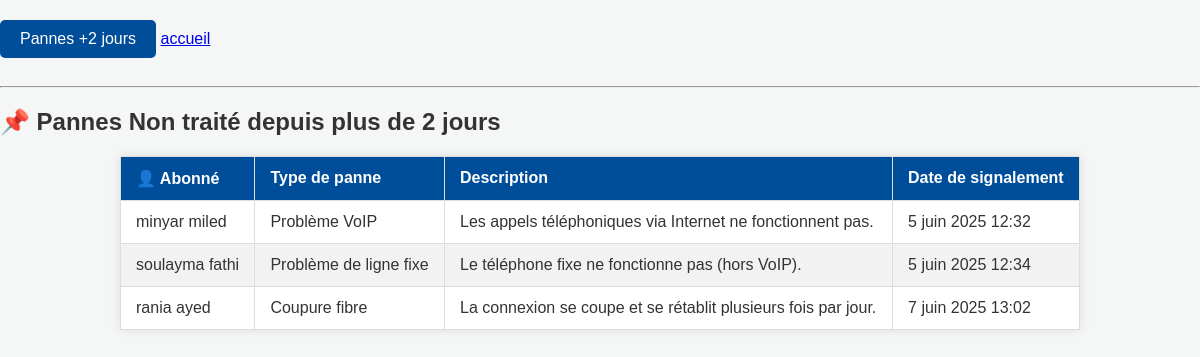
Page /pannes/plus2j/ on the committed database.
### airponFtth/models.py (models this page shows, shortened)
class Panne(models.Model):
    abonne = models.ForeignKey(Abonne, on_delete=models.CASCADE, related_name='pannes')
    type_panne = models.CharField(max_length=50, choices=TYPE_PANNE_CHOICES)
    description = models.TextField()
    etat = models.CharField(max_length=20, choices=ETAT_CHOICES, default='non_traite')
    date_signalement = models.DateTimeField(auto_now_add=True)
    date_resolution = models.DateTimeField(null=True, blank=True)

class Abonne(models.Model):
    sub = models.ForeignKey(Sub, related_name='abonnes', on_delete=models.CASCADE)
    nom = models.CharField(max_length=100)
    prenom = models.CharField(max_length=100)
    numtel = models.CharField(max_length=15)
    adresse = models.CharField(max_length=255)

### airponFtth/views.py (the view)
# urls.py: path('pannes/plus2j/', views.pannes_Non_traité, name='pannes_plus2j'),
def pannes_Non_traité(request):
    seuil = timezone.now() - timedelta(days=2)
    pannes = Panne.objects.filter(
        etat='Non traité',
        date_signalement__lte=seuil
    )
    return render(request, 'airponFtth/pannes_Non_traité.html', {'pannes': pannes})

### airponFtth/templates/airponFtth/pannes_Non_traité.html (shortened to what this page needs)
{% extends 'base.html' %}
{% block content %}
<h2>📌 Pannes Non traité depuis plus de 2 jours</h2>
<table class="table table-bordered">
    <thead class="table-warning">
        <tr>
            <th>👤 Abonné</th>
            <th>Type de panne</th>
            <th>Description</th>
            <th>Date de signalement</th>
        </tr>
    </thead>
    <tbody>
        {% for panne in pannes %}
        <tr>
            <td>{{ panne.abonne.nom }} {{ panne.abonne.prenom }}</td>
            <td>{{ panne.get_type_panne_display }}</td>
            <td>{{ panne.description }}</td>
            <td>{{ panne.date_signalement }}</td>
        </tr>
        {% empty %}
        <tr>
            <td colspan="4">✅ Aucune panne Non traité depuis 2 jours.</td>
        </tr>
        {% endfor %}
    </tbody>
</table>
{% endblock %}

### airponFtth/templates/airponFtth/pannes_Non_traité.html (style rules this page uses)
body { font-family: Arial, sans-serif; background-color: #f4f7f6; color: #333; margin: 0; padding: 0; }
table { width: 80%; margin: 20px auto; border-collapse: collapse; background-color: #fff; box-shadow: 0 0 10px rgba(0, 0, 0, 0.1); }
th, td { padding: 12px 15px; text-align: left; border: 1px solid #ddd; }
th { background-color: #004d99; color: #fff; }
tr:nth-child(even) { background-color: #f2f2f2; }

### rows in the picture
Panne: abonne.nom "minyar", abonne.prenom "miled", type_panne "Problème VoIP", description "Les appels téléphoniques via Internet ne fonctionnent pas.", date_signalement "5 juin 2025 12:32"
Panne: abonne.nom "soulayma", abonne.prenom "fathi", type_panne "Problème de ligne fixe", description "Le téléphone fixe ne fonctionne pas (hors VoIP).", date_signalement "5 juin 2025 12:34"
Panne: abonne.nom "rania", abonne.prenom "ayed", type_panne "Coupure fibre", description "La connexion se coupe et se rétablit plusieurs fois par jour.", date_signalement "7 juin 2025 13:02"
